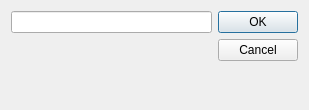
<?xml version="1.0" encoding="UTF-8"?>
<ui version="4.0">
 <class>IPDialog</class>
 <widget class="QDialog" name="IPDialog">
  <property name="geometry">
   <rect>
    <x>0</x>
    <y>0</y>
    <width>309</width>
    <height>110</height>
   </rect>
  </property>
  <property name="windowTitle">
   <string>Dialog</string>
  </property>
  <layout class="QHBoxLayout" name="horizontalLayout_2">
   <item>
    <layout class="QVBoxLayout" name="verticalLayout">
     <item>
      <widget class="QLineEdit" name="lineEdit"/>
     </item>
     <item>
      <widget class="QWidget" name="widget" native="true">
       <layout class="QGridLayout" name="gridLayout">
        <property name="leftMargin">
         <number>0</number>
        </property>
        <property name="topMargin">
         <number>0</number>
        </property>
        <property name="rightMargin">
         <number>0</number>
        </property>
        <property name="bottomMargin">
         <number>0</number>
        </property>
        <property name="verticalSpacing">
         <number>2</number>
        </property>
       </layout>
      </widget>
     </item>
    </layout>
   </item>
   <item>
    <widget class="QDialogButtonBox" name="buttonBox">
     <property name="orientation">
      <enum>Qt::Vertical</enum>
     </property>
     <property name="standardButtons">
      <set>QDialogButtonBox::Cancel|QDialogButtonBox::Ok</set>
     </property>
    </widget>
   </item>
  </layout>
 </widget>
 <resources/>
 <connections>
  <connection>
   <sender>buttonBox</sender>
   <signal>accepted()</signal>
   <receiver>IPDialog</receiver>
   <slot>accept()</slot>
   <hints>
    <hint type="sourcelabel">
     <x>248</x>
     <y>254</y>
    </hint>
    <hint type="destinationlabel">
     <x>157</x>
     <y>274</y>
    </hint>
   </hints>
  </connection>
  <connection>
   <sender>buttonBox</sender>
   <signal>rejected()</signal>
   <receiver>IPDialog</receiver>
   <slot>reject()</slot>
   <hints>
    <hint type="sourcelabel">
     <x>316</x>
     <y>260</y>
    </hint>
    <hint type="destinationlabel">
     <x>286</x>
     <y>274</y>
    </hint>
   </hints>
  </connection>
 </connections>
</ui>
